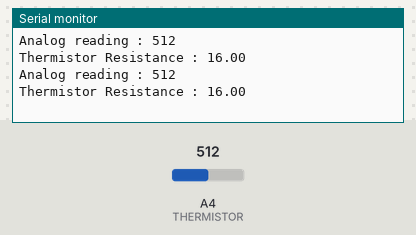
A sketch run on a simulated Arduino Uno, built with avr-gcc and run on an emulated ATmega328P. Parts: the last lines printed to the serial monitor. Inputs (shaded band) come from the test bench; at power-on: A4 (THERMISTOR) = 512.

Above: at 1.8 s.
1.9 s: A4 (THERMISTOR) set to 716
At 2.5 s:
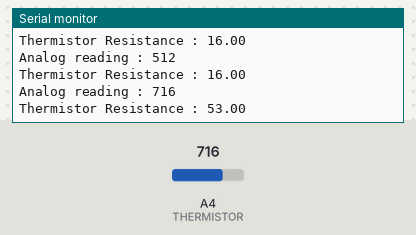
3.4 s: A4 (THERMISTOR) set to 900
At 4.8 s:
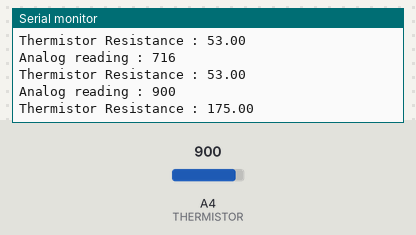
Timing chart, 0 to 6.4 s (numbered marks = the images above; inputs shaded):
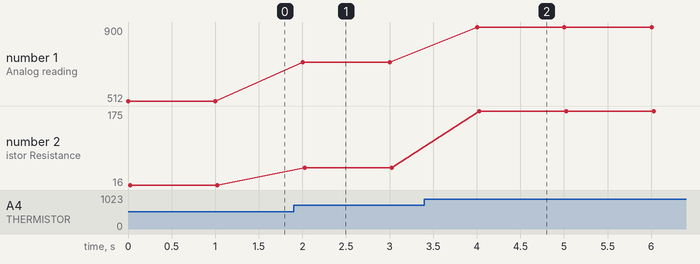

The sketch:

q30.ino
```cpp
# define THERMISTOR A4
# define R0 10000
# define B 3435
# define R1 10000
float T0 = 25;
void setup()
{
T0 = T0 + 273.15;
Serial.begin(9600);
}
void loop() {
int samples;
samples = analogRead(THERMISTOR);
Serial.print("Analog reading : ");
Serial.println(samples);

float R;
R = R1*(samples)/(1023-samples);
Serial.print("Thermistor Resistance : ");
Serial.println(R);

delay(1000); // Wait for next sample
}
```

Measured:
- after the input at 1.9 s, the serial monitor: prints a new line after 0.10 s (image 1)
- after the input at 3.4 s, the serial monitor: prints a new line after 0.60 s (image 2)
- plotted number 1: 512 → 716 after the input at 1.9 s, 716 → 900 after the input at 3.4 s
- plotted number 2: 16 → 53 after the input at 1.9 s, 53 → 175 after the input at 3.4 s
